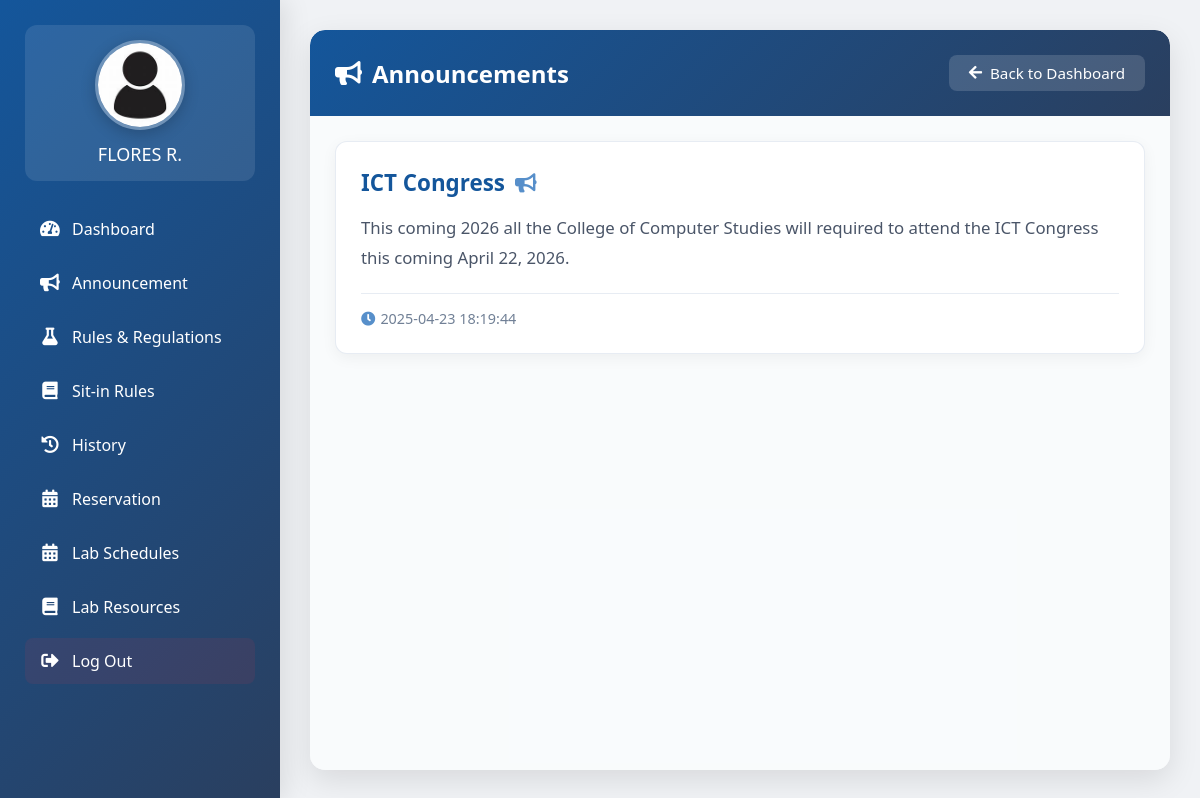
The app's page /viewAnnouncement.php (signed in) with its own data.
### tables this page shows
CREATE TABLE `user` (
  `IDNO` int(11) NOT NULL,
  `LASTNAME` varchar(255) NOT NULL,
  `FIRSTNAME` varchar(255) NOT NULL,
  `MIDNAME` varchar(255) NOT NULL,
  `COURSE` varchar(255) NOT NULL,
  `YEARLEVEL` int(11) NOT NULL,
  `USERNAME` varchar(255) NOT NULL,
  `PASSWORD` varchar(255) NOT NULL,
  `EMAIL` varchar(255) NOT NULL,
  `PROFILE_PIC` varchar(255) NOT NULL DEFAULT 'default.jpg',
  `REMAINING_SESSIONS` int(30) NOT NULL DEFAULT 30,
  `POINTS` int(11) DEFAULT 0
);

CREATE TABLE `announcements` (
  `TITLE` varchar(255) NOT NULL,
  `CONTENT` varchar(255) NOT NULL,
  `CREATED_AT` timestamp NOT NULL DEFAULT current_timestamp() ON UPDATE current_timestamp()
);

### viewAnnouncement.php (the view, shortened to what this page needs)
<?php
include("connector.php");
$username = $_SESSION['Username'];
$query = "SELECT PROFILE_PIC, FIRSTNAME, MIDNAME, LASTNAME FROM user WHERE USERNAME = '$username'";
$result = mysqli_query($con, $query);
if ($result && mysqli_num_rows($result) > 0) {
    $row = mysqli_fetch_assoc($result);
    $profile_pic = !empty($row['PROFILE_PIC']) ? htmlspecialchars($row['PROFILE_PIC']) : 'default.jpg';
    $user_name = htmlspecialchars($row['LASTNAME'] . ' ' . substr($row['FIRSTNAME'], 0, 1) . '.');
} else {
    $profile_pic = 'default.jpg';
    $user_name = 'User';
}
$announcements = $con->query("SELECT * FROM announcements ORDER BY created_at DESC");
?>
<!DOCTYPE html>
<html lang="en">
<head>
    <link rel="stylesheet" href="https://cdnjs.cloudflare.com/ajax/libs/font-awesome/5.15.3/css/all.min.css">
</head>
<body>
<div class="sidebar">
    <a href="profile.php" class="profile-link">
        <img src="uploads/<?php echo $profile_pic; ?>" alt="Profile Picture">
        <div class="user-name"><?php echo $user_name; ?></div>
    </a>
    <div class="nav-links">
        <a href="dashboard.php"><i class="fas fa-tachometer-alt"></i> Dashboard</a>
        <a href="viewAnnouncement.php"><i class="fas fa-bullhorn"></i> Announcement</a>
        <a href="labRules&Regulations.php"><i class="fas fa-flask"></i> Rules & Regulations</a>
        <a href="sitinrules.php"><i class="fas fa-book"></i> Sit-in Rules</a>
        <a href="history.php"><i class="fas fa-history"></i> History</a>
        <a href="reservation.php"><i class="fas fa-calendar-alt"></i> Reservation</a>
        <a href="labschedule.php"><i class="fas fa-calendar-alt"></i> Lab Schedules</a>
        <a href="viewlabresources.php"><i class="fas fa-book"></i> Lab Resources</a>
        <a href="login.php" class="logout-button"><i class="fas fa-sign-out-alt"></i> Log Out</a>
    </div>
</div>
<div class="content">
    <div class="announcement-container">
        <div class="announcement-title">
            <h1>
                <i class="fas fa-bullhorn"></i>
                Announcements
            </h1>
            <a href="dashboard.php" class="back-button">
                <i class="fas fa-arrow-left"></i>
                Back to Dashboard
            </a>
        </div>
        <div class="announcements-list">
            <?php while ($announcement = $announcements->fetch_assoc()) { ?>
                <div class="announcement">
                    <h2><?php echo htmlspecialchars($announcement['TITLE']); ?><i class="fas fa-bullhorn"></i></h2>
                    <p><?php echo nl2br(htmlspecialchars($announcement['CONTENT'])); ?></p>
                    <small><i class="fas fa-clock"></i><?php echo htmlspecialchars($announcement['CREATED_AT']); ?></small>
                </div>
            <?php } ?>
        </div>
    </div>
</div>
</body>
</html>

### viewAnnouncement.php (style rules this page uses)
* { margin: 0; padding: 0; box-sizing: border-box; font-family: 'Segoe UI', Tahoma, Geneva, Verdana, sans-serif; }
body { display: flex; background: #f0f2f5; min-height: 100vh; position: relative; }
.sidebar { width: 280px; background: linear-gradient(135deg, #14569b, #2a3f5f); height: 100vh; padding: 25px; position: fixed; display: flex; flex-direction: column; transform: translateX(0); box-shadow: 5px 0 25px rgba(0, 0, 0, 0.1); }
.profile-link { text-decoration: none; display: flex; flex-direction: column; align-items: center; padding: 15px; margin-bottom: 25px; border-radius: 12px; transition: all 0.3s ease; background: rgba(255, 255, 255, 0.1); }
.profile-link img { width: 90px; height: 90px; border-radius: 50%; border: 3px solid rgba(255, 255, 255, 0.3); margin-bottom: 12px; object-fit: cover; box-shadow: 0 4px 15px rgba(0, 0, 0, 0.2); }
.profile-link .user-name { color: white; font-size: 18px; font-weight: 500; text-align: center; }
.nav-links { display: flex; flex-direction: column; gap: 8px; }
.nav-links a { color: white; text-decoration: none; padding: 12px 15px; border-radius: 8px; transition: all 0.3s ease; display: flex; align-items: center; gap: 12px; }
.nav-links a i { width: 20px; text-align: center; font-size: 1.1rem; }
.logout-button { margin-top: auto; background: rgba(220, 53, 69, 0.1) !important; }
.content { margin-left: 280px; padding: 30px; width: calc(100% - 280px); min-height: 100vh; }
.announcement-container { background: white; border-radius: 15px; box-shadow: 0 10px 30px rgba(0, 0, 0, 0.1); height: calc(100vh - 60px); width: 100%; overflow: hidden; display: flex; flex-direction: column; }
.announcement-title { background: linear-gradient(135deg, #14569b, #2a3f5f); color: white; padding: 25px; display: flex; justify-content: space-between; align-items: center; border-radius: 15px 15px 0 0; }
.announcement-title h1 { font-size: 24px; display: flex; align-items: center; gap: 10px; }
.announcements-list { padding: 25px; overflow-y: auto; flex-grow: 1; background: rgba(248, 250, 252, 0.8); }
.announcement { background: white; padding: 25px; border-radius: 12px; margin-bottom: 20px; box-shadow: 0 4px 15px rgba(0, 0, 0, 0.05); transition: all 0.3s ease; border: 1px solid rgba(226, 232, 240, 0.8); }
.announcement h2 { color: #14569b; font-size: 1.4rem; margin-bottom: 15px; display: flex; align-items: center; gap: 10px; }
.announcement h2 i { font-size: 1.2rem; color: #578FCA; }
.announcement p { color: #4a5568; line-height: 1.8; margin-bottom: 20px; font-size: 1.05rem; }
.announcement small { color: #718096; display: flex; align-items: center; gap: 5px; font-size: 0.9rem; border-top: 1px solid rgba(226, 232, 240, 0.8); padding-top: 15px; }
.announcement small i { color: #578FCA; }
.back-button { background: rgba(255, 255, 255, 0.15); color: white; padding: 8px 20px; border-radius: 8px; text-decoration: none; transition: all 0.3s ease; display: flex; align-items: center; gap: 8px; font-size: 0.95rem; }

### records on screen
user: PROFILE_PIC (placeholder picture), user_name "FLORES R."
announcements: TITLE "ICT Congress", CONTENT "This coming 2026 all the College of Computer Studies will required to attend the ICT Congress this coming April 22, 2026.", CREATED_AT "2025-04-23 18:19:44"
